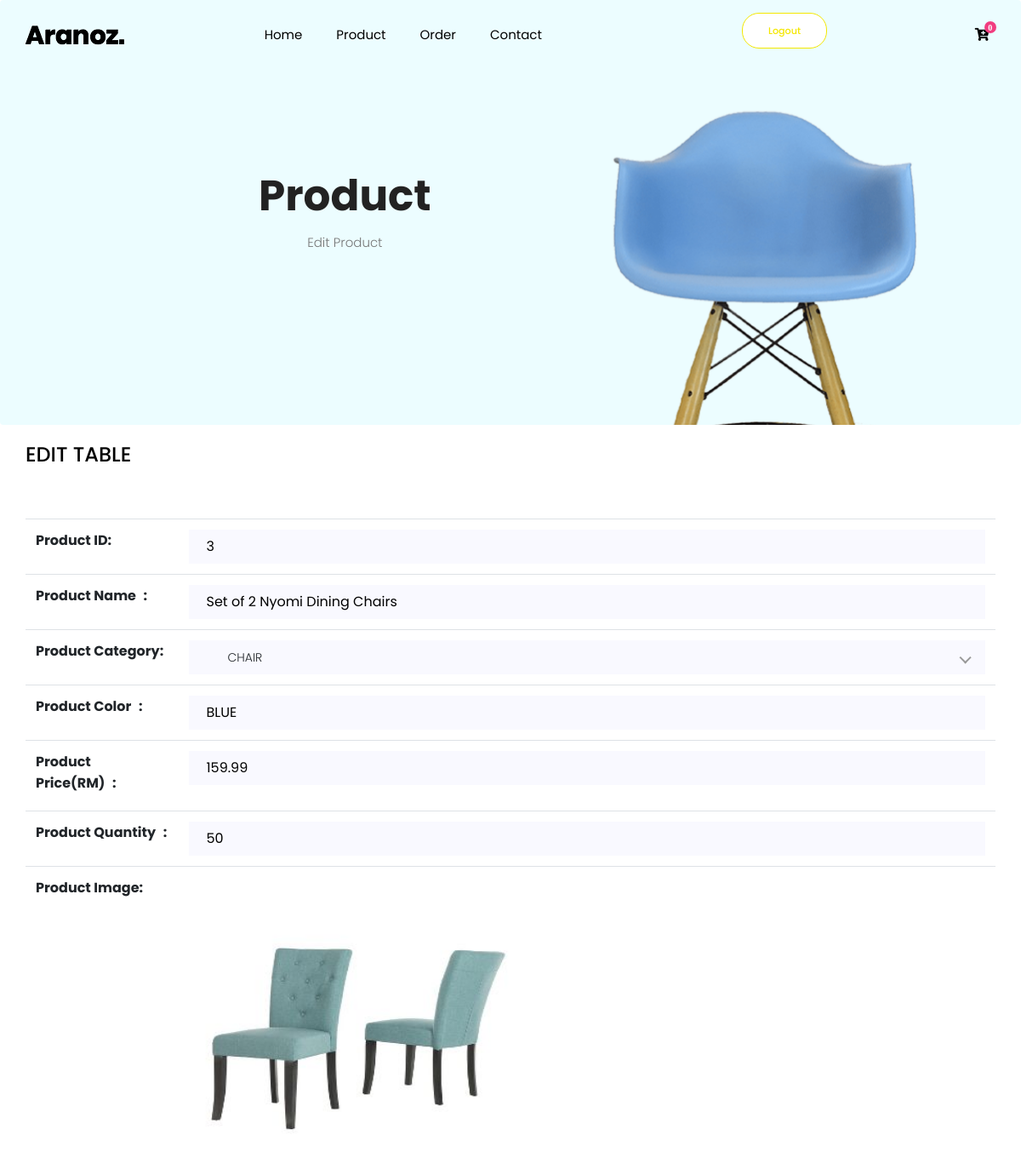
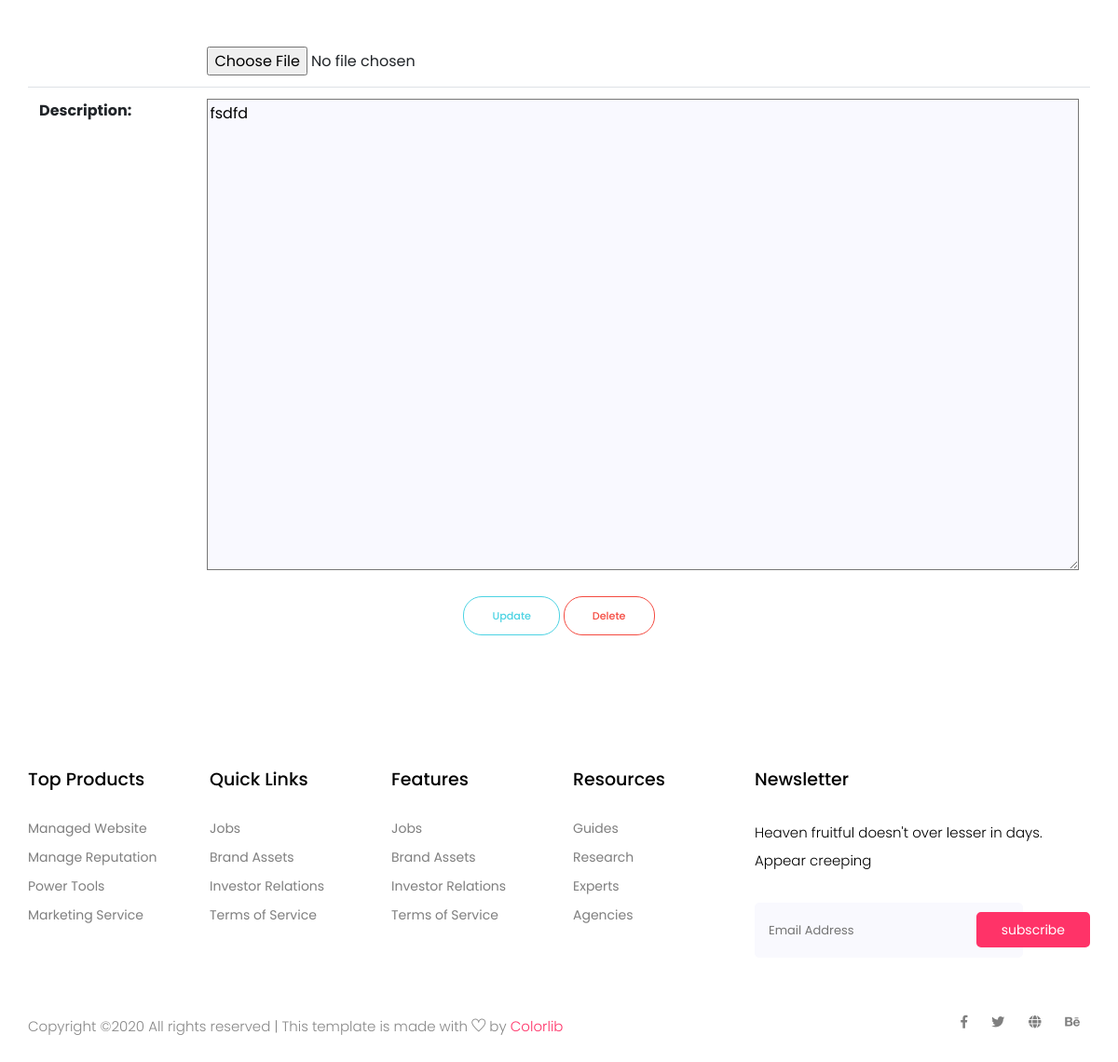
/editproduct.php?productid=3 (signed in), run on the app's committed database (2 pictures, top to bottom).
### tables this page shows
CREATE TABLE `product` (
  `ProductID` int(10) NOT NULL AUTO_INCREMENT,
  `ProductName` varchar(100) NOT NULL,
  `ProductCategory` varchar(50) NOT NULL,
  `ProductColor` varchar(50) NOT NULL,
  `ProductQuantity` int(10) NOT NULL DEFAULT '0',
  `ProductImg` longtext NOT NULL,
  `ProductImgType` varchar(25) NOT NULL DEFAULT '',
  `ProductPrice` float NOT NULL,
  `ProductDescription` varchar(5000) NOT NULL DEFAULT '',
  PRIMARY KEY (`ProductID`)
);

### function/retrievedata.php (called while the page is built, shortened)
<?php
require_once("all.php");
if(isset($_GET['productid'])){
  $sqlview = "SELECT * FROM `product` WHERE (`ProductID` = '".$_GET['productid']."')";
  $result = mysqli_query($con,$sqlview);
  $row = mysqli_fetch_assoc($result);
}
 ?>

### editproduct.php (the view, shortened to what this page needs)
<?php
include 'includes/header.php';
require_once("all.php");
include("function/retrievedata.php");
include("function/update.php");
 ?>
 <head>
 </head>
 <body>
    <section class="breadcrumb breadcrumb_bg">
      <div class="container">
        <div class="row">
          <div class="col-lg-8">
            <div class="breadcrumb_iner text-center">
              <div class="breadcrumb_iner_item">
                <h2>Product </h2>
                <p>Edit Product</p>
              </div>
            </div>
          </div>
        </div>
      </div>
    </section>
    <div class="whole-wrap">
  		<div class="container box_1170"></br>
        <form name="editproduct" action="editproduct.php" method="post" enctype="multipart/form-data">
          <h3 class="mb-30">EDIT TABLE</h3>
          <table class="table table-hower">
          <tr>
            <th><label for="productid"> Product ID: </label></th>
            <td><input type="number" name="productid" value="<?php echo $row['ProductID']; ?>"  class="single-input"  readonly></td>
          </tr>
          <tr>
            <th><label for="productname"> Product Name<span id="name" style="visibility: hidden; color:red;">*</span>: </label></th>
            <td><input type="text" name="productname" value="<?php echo $row['ProductName'];?>" maxlength="100" class="single-input" required onblur="checkName(this)"></td>
          </tr>
          <tr>
            <th><label for="productcategory"> Product Category: </label></th>
            <td><div class="form-select" id="default-select">
            </div></td>
          </tr>
          <tr>
            <th><label for="productcolor"> Product Color<span id="name" style="visibility: hidden; color:red;">*</span>: </label></th>
            <td><input name="productcolor" type="text" maxlength="50" value="<?php echo $row['ProductColor'];?>" class="single-input" required onblur="checkColor(this)"></td>
          </tr>
          <tr>
            <th><label for="productprice"> Product Price(RM)<span id="name" style="visibility: hidden; color:red;">*</span>: </label></th>
            <td><input name="productprice" type="number" maxlength="10" value="<?php echo $row["ProductPrice"];?>"  step="0.01" min="0" max="10000000000" class="single-input" required onblur="checkPrice(this)"></td>
          </tr>
          <tr>
            <th><label for="productquantity"> Product Quantity<span id="name" style="visibility: hidden; color:red;">*</span>: </label></th>
            <td><input name="productquantity" type="number" maxlength="10" value="<?php echo $row['ProductQuantity'];?>" class="single-input" required onblur="checkQuantity(this)"></td>
          </tr>
          <tr>
            <th><label for="productimg"> Product Image: </label></th>
            <td>  <?php
               $image = $row['ProductImg'];
               $image_src = "uploads/".$image;
                ?>
          <div id="img">   <img src= "<?php echo $image_src; ?>" width="400" height="350" alt="image"></div></br></br>
             <input name="productimg" id="productimg" type="file" onchange="checkImage2()"></td>
          </tr>
          <tr>
            <th><label for="productdescription"> Description: </label></th>
            <td><textarea rows="20" cols="70" name="productdescription" class="input-group" white-space="pre-wrap" style="background-color:#f9f9ff;"><?php echo $row['ProductDescription'];?></textarea></td>
          </tr>
          </table>
          <div align="center" margin-left='10px'>
            <button type="submit" class="genric-btn success-border circle" name="update">Update</button>
            <button type="submit" class="genric-btn danger-border circle" name="delete">Delete</button>
          </div>
        </form>
      </div>
    </div>
<?php
  include 'includes/footer.php';
   ?>
 </body>

### data on the page
product: productid "3", productname "Set of 2 Nyomi Dining Chairs", productcolor "BLUE", productprice "159.99", productquantity "50", ProductImg (picture), productdescription "fsdfd"
